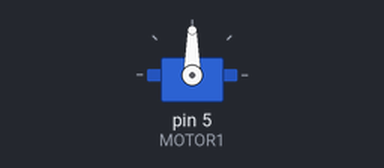
A sketch run on a simulated Arduino Uno, built with avr-gcc and run on an emulated ATmega328P. Parts: servo.

Above: at 0.05 s.
At 2.0 s:
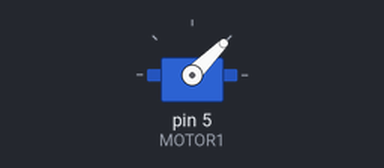
At 4.0 s:
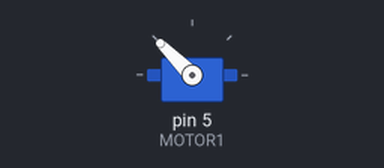
Timing chart, 0 to 5.2 s (numbered marks = the images above):
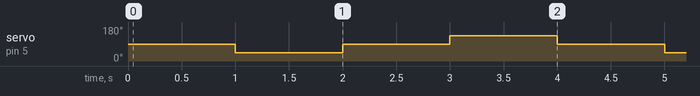

The sketch:

sketch_oct18a.ino
```cpp
#include <Servo.h>


Servo MOTOR1;
// #define MOTOR2 6
void setup() {
  MOTOR1.attach(5);

}

void loop() {
  // put your main code here, to run repeatedly:
  MOTOR1.write(90);
  delay(1000);
  MOTOR1.write(45);
  delay(1000);
  MOTOR1.write(90);
  delay(1000);
  MOTOR1.write(135);
  delay(1000);
}
```

Measured:
- by itself, servo on pin 5 (MOTOR1): repeats every 4.0 s: 90° 1.0 s, 135° 1.0 s, 90° 1.0 s, 45° 1.0 s
